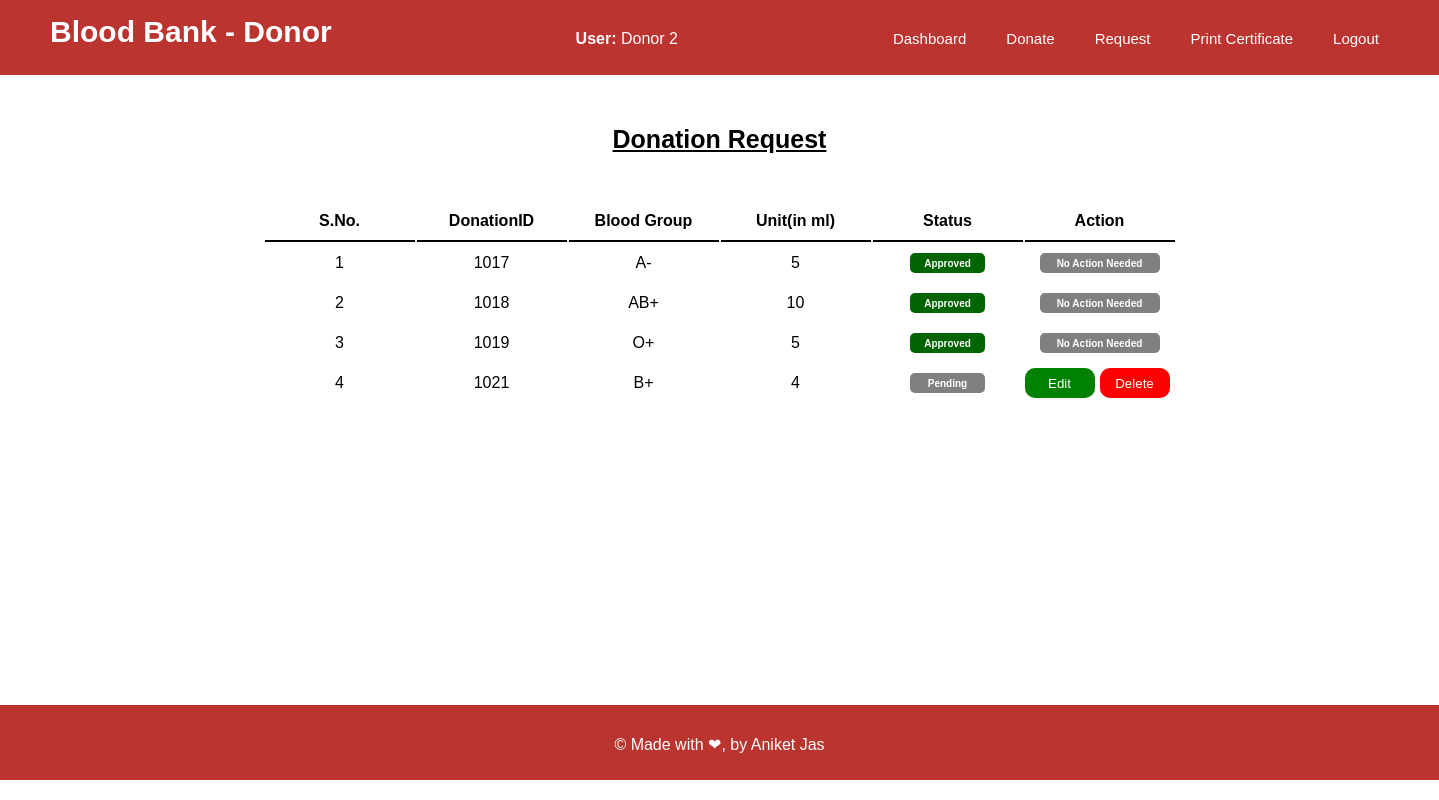
The app's page /donor/donreq.php (signed in) with its own data.
### tables this page shows
CREATE TABLE `donation` (
  `donor_id` int NOT NULL,
  `blood_group` varchar(5) NOT NULL,
  `no_units` int NOT NULL,
  `disease` varchar(20) DEFAULT NULL,
  `status` int DEFAULT NULL,
  `donation_id` int NOT NULL AUTO_INCREMENT,
  PRIMARY KEY (`donation_id`)
);

### donor/donreq.php (the view, shortened to what this page needs)
<html>
    <head>
        <link rel="stylesheet" href="../css/admindashboard.css?v=<?php echo time(); ?>">
        <link rel="stylesheet" href="../css/donordetails.css?v=<?php echo time(); ?>">
    </head>
    <body>
    <?php
        $name = $_SESSION['name'];
        $id = $_SESSION['id'];
        $sno=1;
            echo "<div class='navbar'>
            <p class='title'>Blood Bank - Donor</p>
            <p class='name'><b>User:</b> $name</p>
            <ul>
            <li><a href='donordashboard.php'>Dashboard</a></li>
            <li><a href='donatepage.php'>Donate</a></li>
            <li><a href='donreq.php'>Request</a></li>
            <li><a href=''>Print Certificate</a></li>
            <li><a href='../logout.php'>Logout</a></li>
            </ul>
        </div>";
        echo "<div class='contentbox'>
        <p class='heading'>Donation Request</p>
        ";
        echo "
        <div class='table'><table>
        <tr>
        <th class='thead'>S.No.</th>
        <th class='thead'>DonationID</th>
        <th class='thead'>Blood Group</th>
        <th class='thead'>Unit(in ml)</th>
        <th class='thead'>Status</th>
        <th class='thead'>Action</th>
        </tr>";
        $con = mysqli_connect('localhost', 'root', '8338','bloodbank');
        $q = "select * from donation where donor_id='$id'";
        $rs = mysqli_query($con,$q);
        while($row = mysqli_fetch_array($rs)){
            echo "<tr>
        <td>$sno</td>
        <td>$row[donation_id]</td>
        <td>$row[blood_group]</td>
        <td>$row[no_units]</td>";
        if($row['status'] == 0){
            echo "<td class='btn'>
                <button class='pending'>Pending</button>
            </td>
            <td class='btn'>
                <button class='edit'><a href='editRequest.php?donationID=$row[donation_id]'>Edit</a></button>
                <button class='delete'><a href='deleteRequest.php?donationID=$row[donation_id]'>Delete</a></button>
                </td>";
            }
        else if($row['status'] == 1){
            echo "<td class='btn'>
                <button class='approved'>Approved</button>
            </td>
            <td class='btn'>
                <button class='action'>No Action Needed</button>
                </td>";
            }
        echo "</tr>";
        $sno++;
    }
        echo "</table></div></div>"
        ?>
        <div class="footer">&copy; Made with &#10084;, by Aniket Jas</div>
    </body>
</html>

### css/admindashboard.css (style rules this page uses)
* { margin: 0; padding: 0; font-family: Arial, Helvetica, sans-serif; box-sizing: border-box; }
.navbar { width: 100%; height: 75px; background-color: #bb342f; }
.navbar .title { float: left; width: 40%; color: white; font-size: 30px; font-weight: 900; padding-left: 50px; padding-top: 15px; }
.navbar .name { float: left; width: 15%; color: white; padding-top: 30px; }
.navbar ul { float: left; display: flex; justify-content: flex-end; padding-right: 40px; width: 45%; }
li { float: left; list-style: none; margin: 20px; margin-top: 30px; }
li a { color: white; text-decoration: none; font-size: 15px; }
.contentbox { min-height: 72.5%; margin-bottom: 50px; display: grid; grid-template-rows: 75px auto; justify-content: center; padding-top: 50px; }
.footer { height: 75px; width: 100%; background-color: #bb342f; color: white; text-align: center; padding-top: 30px; }

### css/donordetails.css (style rules this page uses)
* { margin: 0; padding: 0; font-family: Arial, Helvetica, sans-serif; box-sizing: border-box; }
.thead, td { padding: 10px; width: 150px; text-align: center; }
.thead { border-bottom: 2px solid black; }
.table { align-self: baseline; }
.btn { margin: 0; padding: 0; }
.edit { background-color: green; height: 30px; width: 70px; border: none; border-radius: 10px; float: left; }
.edit a, .delete a { color: white; text-decoration: none; }
.delete { background-color: red; height: 30px; width: 70px; border: none; border-radius: 10px; }
.footer { height: 75px; width: 100%; background-color: #bb342f; color: white; text-align: center; padding-top: 30px; }
.heading { font-size: 25px; font-weight: 800; text-align: center; text-decoration: underline; width: 100%; }
.approved, .rejected, .pending, .action { font-size: 10px; font-weight: 600; width: 50%; height: 20px; border: none; border-radius: 5px; background-color: darkgreen; color: white; }
.pending { background-color: grey; }
.action { width: 80%; background-color: gray; }

### records on screen
donation: donation_id "1017", blood_group "A-", no_units "5", status "Approved"
donation: donation_id "1018", blood_group "AB+", no_units "10", status "Approved"
donation: donation_id "1019", blood_group "O+", no_units "5", status "Approved"
donation: donation_id "1021", blood_group "B+", no_units "4"

### other values on screen
$name "Donor 2"
